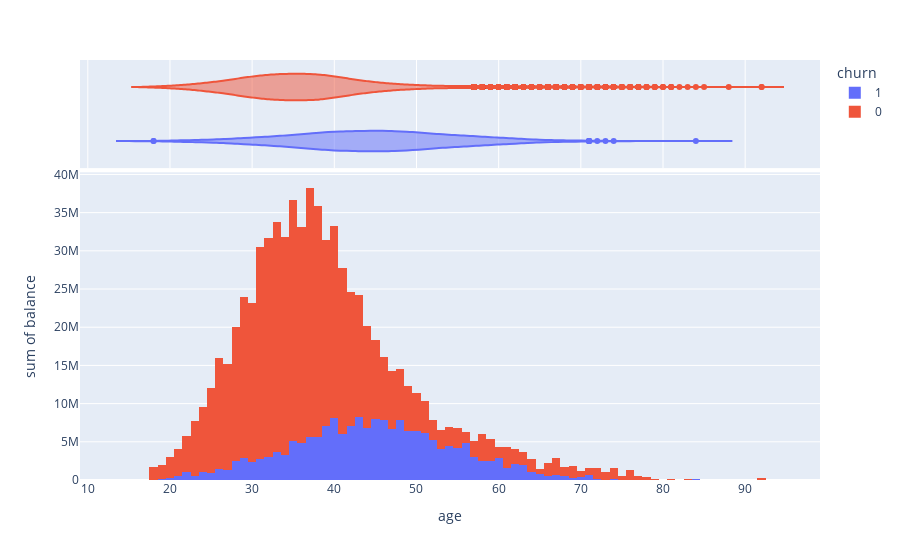

The code cell stored with this chart in its notebook:
### Markdown cell above
### 3.1.7 Plotly

### Code cell
fig = px.histogram(df, x='age', y='balance', color='churn',
                   marginal='violin',
                   hover_data=df.columns)
fig.show()

### Figure 1 — Plotly figure (JSON) as saved in the notebook; plotly's stock layout.template omitted (floating-point values rounded to 4 significant figures; data arrays with more than 128 entries replaced by an {"elided": "..."} marker saying what was removed)
{"data": [{"alignmentgroup": "True", "bingroup": "x", "histfunc": "sum", "hovertemplate": "churn=1<br>age=%{x}<br>sum of balance=%{y}<extra></extra>", "legendgroup": "1", "marker": {"color": "#636efa", "pattern": {"shape": ""}}, "name": "1", "offsetgroup": "1", "orientation": "v", "showlegend": true, "type": "histogram", "x": {"elided": "2037 int values"}, "xaxis": "x", "y": {"elided": "2037 float values"}, "yaxis": "y"}, {"alignmentgroup": "True", "customdata": {"elided": "2037x11 mixed values"}, "hovertemplate": "churn=%{customdata[9]}<br>age=%{x}<br>customer_id=%{customdata[0]}<br>credit_score=%{customdata[1]}<br>country=%{customdata[2]}<br>gender=%{customdata[3]}<br>tenure=%{customdata[4]}<br>products_number=%{customdata[5]}<br>credit_card=%{customdata[6]}<br>active_member=%{customdata[7]}<br>estimated_salary=%{customdata[8]}<br>age_bins=%{customdata[10]}<extra></extra>", "legendgroup": "1", "marker": {"color": "#636efa"}, "name": "1", "offsetgroup": "1", "scalegroup": "x", "showlegend": false, "type": "violin", "x": {"elided": "2037 int values"}, "xaxis": "x2", "yaxis": "y2"}, {"alignmentgroup": "True", "bingroup": "x", "histfunc": "sum", "hovertemplate": "churn=0<br>age=%{x}<br>sum of balance=%{y}<extra></extra>", "legendgroup": "0", "marker": {"color": "#EF553B", "pattern": {"shape": ""}}, "name": "0", "offsetgroup": "0", "orientation": "v", "showlegend": true, "type": "histogram", "x": {"elided": "7963 int values"}, "xaxis": "x", "y": {"elided": "7963 float values"}, "yaxis": "y"}, {"alignmentgroup": "True", "customdata": {"elided": "7963x11 mixed values"}, "hovertemplate": "churn=%{customdata[9]}<br>age=%{x}<br>customer_id=%{customdata[0]}<br>credit_score=%{customdata[1]}<br>country=%{customdata[2]}<br>gender=%{customdata[3]}<br>tenure=%{customdata[4]}<br>products_number=%{customdata[5]}<br>credit_card=%{customdata[6]}<br>active_member=%{customdata[7]}<br>estimated_salary=%{customdata[8]}<br>age_bins=%{customdata[10]}<extra></extra>", "legendgroup": "0", "marker": {"color": "#EF553B"}, "name": "0", "offsetgroup": "0", "scalegroup": "x", "showlegend": false, "type": "violin", "x": {"elided": "7963 int values"}, "xaxis": "x2", "yaxis": "y2"}], "layout": {"barmode": "relative", "legend": {"title": {"text": "churn"}, "tracegroupgap": 0}, "margin": {"t": 60}, "xaxis": {"anchor": "y", "domain": [0, 1], "title": {"text": "age"}}, "xaxis2": {"anchor": "y2", "domain": [0, 1], "matches": "x", "showgrid": true, "showticklabels": false}, "yaxis": {"anchor": "x", "domain": [0, 0.7326], "title": {"text": "sum of balance"}}, "yaxis2": {"anchor": "x2", "domain": [0.7426, 1], "matches": "y2", "showgrid": false, "showline": false, "showticklabels": false, "ticks": ""}}}
